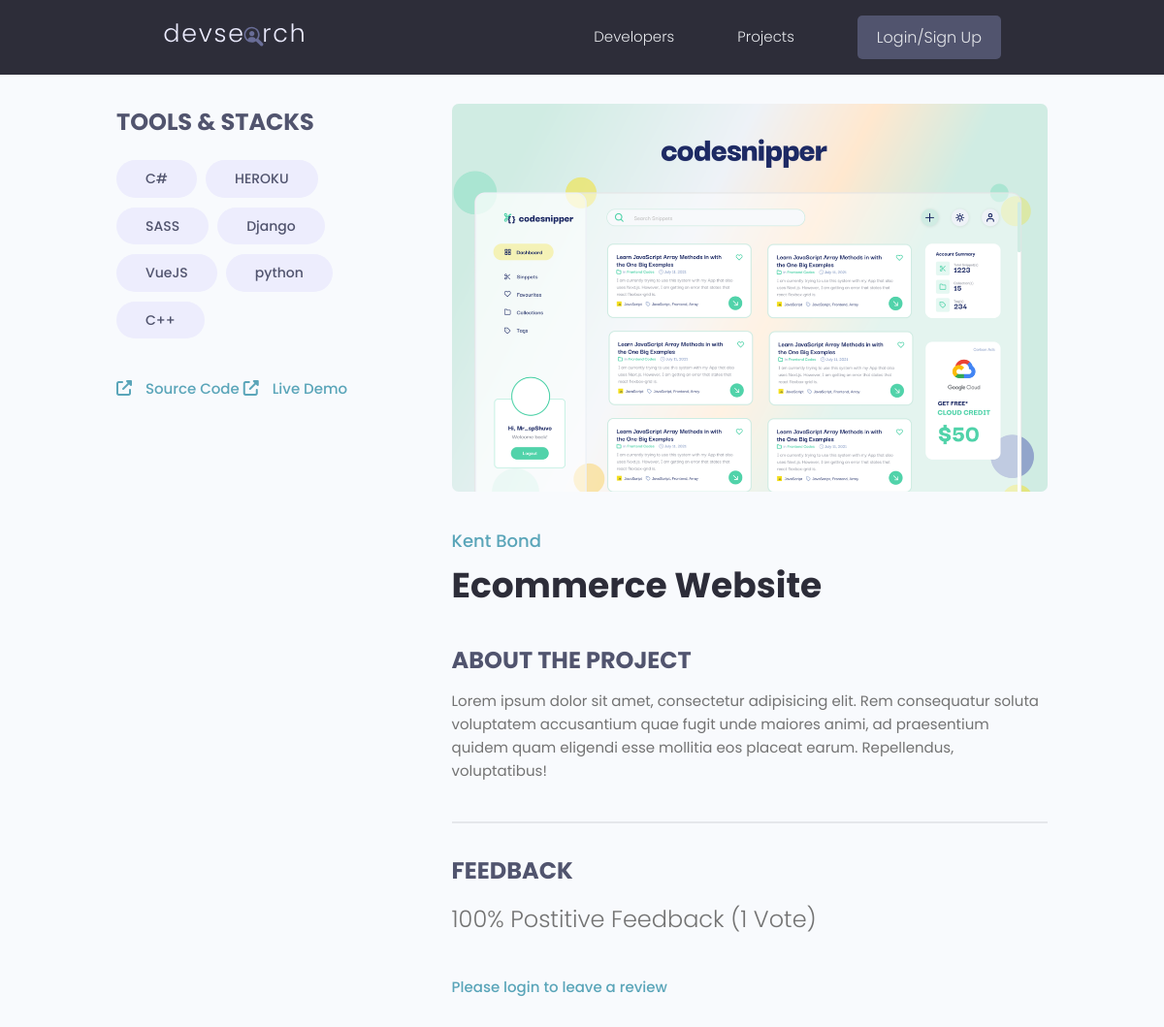
Screenshot of /projects/project/3b88d266-8ebb-46ab-83c5-613b9a89dd50 with the database file from the repository.
### projects/models.py (models this page shows, shortened)
class Tag(models.Model):
    id = models.UUIDField(default=uuid.uuid4, unique=True,
                          primary_key=True, editable=False)
    name = models.CharField(max_length=200)
    created = models.DateTimeField(auto_now_add=True)
    def __str__(self):
        return self.name

class Project(models.Model):
    id = models.UUIDField(default=uuid.uuid4, unique=True,
                          primary_key=True, editable=False)
    owner = models.ForeignKey(
        Profile, null=True, blank=True, on_delete=models.CASCADE)
    title = models.CharField(max_length=200)
    description = models.TextField(null=True, blank=True)
    featured_image = models.ImageField(
        null=True, blank=True, default="default.jpg")
    demo_link = models.CharField(max_length=2000, null=True, blank=True)
    source_link = models.CharField(max_length=2000, null=True, blank=True)
    tags = models.ManyToManyField('Tag', blank=True)
    vote_total = models.IntegerField(default=0, null=True, blank=True)
    vote_ratio = models.IntegerField(default=0, null=True, blank=True)
    created = models.DateTimeField(auto_now_add=True)
    class Meta:
        ordering = ['-vote_ratio', '-vote_total', 'title']
    @property
    def imageURL(self):
        try:
            url = self.featured_image.url
        except:
            url = ''
        return url
    @property
    def reviewers(self):
        queryset = self.review_set.all().values_list('owner__id', flat=True)
        return queryset

### users/models.py (models this page shows, shortened)
class Profile(models.Model):
    id = models.UUIDField(default=uuid.uuid4, unique=True,
                          primary_key=True, editable=False)
    user = models.OneToOneField(
        User, on_delete=models.CASCADE, null=True, blank=True)
    name = models.CharField(max_length=200, blank=True, null=True)
    email = models.EmailField(max_length=500, blank=True, null=True)
    username = models.CharField(max_length=200, blank=True, null=True)
    short_intro = models.CharField(max_length=200, blank=True, null=True)
    bio = models.TextField(blank=True, null=True)
    location = models.CharField(max_length=200, blank=True, null=True)
    profile_image = models.ImageField(
        null=True, blank=True, upload_to="profiles/", default="profiles/user-default.png")
    social_github = models.CharField(max_length=200, blank=True, null=True)
    social_twitter = models.CharField(max_length=200, blank=True, null=True)
    social_linkedin = models.CharField(max_length=200, blank=True, null=True)
    social_youtube = models.CharField(max_length=200, blank=True, null=True)
    social_website = models.CharField(max_length=200, blank=True, null=True)
    created = models.DateTimeField(auto_now_add=True)
    class Meta:
        ordering = ['-created']

### projects/views.py (the view, shortened to what this page needs)
# urls.py: path('project/<str:pk>', views.project, name='project'),
def project(request, pk):
    projectObj = Project.objects.get(id=pk)
    form = ReviewForm()
    tags = projectObj.tags.all()
    context = {'project': projectObj, 'tags': tags, 'form': form}
    return render(request, "projects/single-project.html", context)

### projects/templates/projects/single-project.html (shortened to what this page needs)
{% extends 'main.html' %}
{% block content %}
<main class="singleProject my-md">
    <div class="container">
        <div class="layout">
            <div class="column column--1of3">
                <h3 class="singleProject__subtitle">Tools & Stacks</h3>
                <div class="singleProject__toolStack">
                    {% for tag in tags %}
                    <span class="tag tag--pill tag--sub tag--lg">
                        <small>{{tag}}</small>
                    </span>
                    {% endfor %}
                </div>
                {% if project.source_link %}
                <a class="singleProject__liveLink" href="{{project.source_link}}" target="_blank">
                    <i class="fa-solid fa-up-right-from-square"></i>
                    Source Code
                </a>
                {% endif %}
                {% if project.demo_link %}
                <a class="singleProject__liveLink" href="{{project.demo_link}}" target="_blank">
                    <i class="fa-solid fa-up-right-from-square"></i>
                    Live Demo
                </a>
                {% endif %}
            </div>
            <div class="column column--2of3">
                <img class="singleProject__preview" src="{{ project.imageURL}}" alt="{{project.title|lower|slugify}}" />
                <a href="{% url 'user-profile' project.owner.id %}" class="singleProject__developer">
                    {{ project.owner.name }}
                </a>
                <h2 class="singleProject__title">{{project.title}}</h2>
                <h3 class="singleProject__subtitle">About the Project</h3>
                <div class="singleProject__info">
                    {{project.description}}
                </div>
                <div class="comments">
                    <h3 class="singleProject__subtitle">Feedback</h3>
                    <h5 class="project--rating">
                        {{project.vote_ratio}}% Postitive Feedback ({{project.vote_total}}
                        Vote{{project.vote_total|pluralize:"s"}})
                    </h5>
                    {% if request.user.profile.id in project.reviewers %}
                    <p>You have already submitted your review for this project. </p>
                    {% elif request.user.profile == project.owner %}
                    <p>You cannot review your own work.</p>
                    {% else %}
                    <a href="{% url 'login'%}?next={{request.path}}">Please login to leave a review</a>
                    {% endif %}
                </div>
            </div>
        </div>
    </div>
</main>
{% endblock %}

### static/styles/app.css (style rules this page uses)
:root { --color-sub: #2d2d39; }
img { width: 100%; }
.singleProject .column--1of3 { order: 2; }
@media screen and (min-width: 1081px) { .singleProject .column--1of3 { order: 1; } }
@media screen and (min-width: 1081px) { .singleProject .column--2of3 { order: 2; } }
.singleProject__toolStack { margin-top: 2rem; margin-bottom: 4rem; }
.singleProject__liveLink { font-weight: 500; transition: all 0.3s ease-in-out; border-bottom: 2px solid transparent; }
.singleProject__liveLink i { display: inline-block; font-size: 1.6rem; margin-right: 1rem; }
.singleProject__preview { height: 50vh; object-fit: cover; object-position: top center; margin-bottom: 3rem; border-radius: 0.7rem; }
.singleProject__developer { font-size: 1.8rem; font-weight: 500; }
.singleProject__title { font-size: 3.6rem; font-weight: 700; color: var(--color-sub); margin-bottom: 3rem; }
.project--rating { margin-bottom: 1.6em; margin-top: .5em; }
.singleProject__subtitle { text-transform: uppercase; font-size: 2.4rem; font-weight: 700; color: var(--color-sub-light); margin-bottom: 1rem; }
.comments { margin-top: 4rem; padding-top: 3rem; border-top: 2px solid var(--color-light); }

### static/styles/utilities.css (style rules this page uses)
:root { --space-1: .5rem; --space-2: 1rem; --space-3: 2rem; --space-4: 4rem; }

### static/uikit/styles/modules/_variables.css (style rules this page uses)
:root { --color-main: #5aa5b9; --color-main-light: #e6faff; --color-sub: #3f4156; --color-sub-light: #51546e; --color-sub-lighter: #ededfd; --color-text: #737373; --color-gray: #8b8b8b; --color-light: #e5e7eb; --color-light-gray: #767676; --color-bg: #f8fafd; --color-white: #fffefd; --color-white-light: #f3f3f3; --color-success: #359e64; --color-success-bg: #def8e8; --color-error: #fc4b0b; --color-error-bg: #fff2ee; --font-base: 'Poppins', arial, helvetica, 'Segoe UI', roboto, ubuntu, sans-serif; --font-monospace: 'Fira Code', 'Courier New', courier, monospace; --font-regular: 300; --font-medium: 500; --font-bold: 700; --generic-shadow: 1px 1px 5px #00000010; --generic-transition: all 0.3s ease-in-out; }

### static/uikit/styles/modules/_base.css (style rules this page uses)
* { margin: 0; padding: 0; box-sizing: border-box; text-rendering: optimizeLegibility; color: inherit; font-size: inherit; }
html { font-size: 50%; }
@media only screen and (min-width: 480px) { html { font-size: 56.25%; } }
@media only screen and (min-width: 1200px) { html { font-size: 62.5%; } }
body { line-height: 1.6; font-weight: 400; font-size: 1.5rem; color: var(--color-text); background-color: var(--color-bg); min-height: 100vh; }

### static/uikit/styles/modules/_typography.css (style rules this page uses)
* { font-family: var(--font-base); }
h2 { font-size: 3.6rem; font-weight: var(--font-bold); }
h3 { font-size: 3.2rem; font-weight: var(--font-medium); }
h5 { font-size: 2.4rem; font-weight: var(--font-medium); }
h5, h6 { font-weight: var(--font-regular); }
p, span, strong { font-size: 1.6rem; color: var(--color-text); font-weight: var(--font-regular); }
a { padding-bottom: 2px; text-decoration: none; display: inline-block; color: var(--color-main); font-weight: var(--font-medium); }

### static/uikit/styles/modules/_utilities.css (style rules this page uses)
.container { width: 92%; max-width: 165rem; margin: 0 auto; box-sizing: border-box; }
@media screen and (min-width: 1000px) { .container { width: 90%; } }
@media screen and (min-width: 1200px) { .container { width: 80%; } }
.my-md { margin: 3rem auto; }

### static/uikit/styles/modules/_tag.css (style rules this page uses)
.tag { display: inline-flex; align-items: center; background-color: var(--color-sub); height: -webkit-fit-content; height: -moz-fit-content; height: fit-content; width: -webkit-fit-content; width: -moz-fit-content; width: fit-content; border-radius: 0.5rem; padding: 0.5rem 1.5rem; font-size: 1.2rem; cursor: pointer; }
.tag:not(:last-child) { margin-right: 0.25rem; margin-bottom: 0.75rem; }
.tag > small { color: var(--color-white); }
.tag--pill { border-radius: 5rem; }
.tag--sub, .tag--sub > small { background: var(--color-sub-lighter); color: var(--color-sub-light); font-weight: 500; }
.tag--lg { padding: 0.8rem 3rem; font-size: 1.4rem; }
.tag--lg:not(:last-child) { margin-right: 0.5rem; margin-bottom: 1rem; }

### static/uikit/styles/modules/_layout.css (style rules this page uses)
.layout { display: flex; flex-flow: row wrap; justify-content: space-between; }
.layout > .column { margin-bottom: 3rem; }
.layout > .column.column--1of3 { flex-basis: 30%; }
.layout > .column.column--2of3 { flex-basis: 64%; }

### rows the page displays
Tag: name "C#"
Tag: name "HEROKU"
Tag: name "SASS"
Tag: name "Django"
Tag: name "VueJS"
Tag: name "python"
Tag: name "C++"
Project: imageURL (picture), owner.name "Kent Bond", title "Ecommerce Website", description "Lorem ipsum dolor sit amet, consectetur adipisicing elit. Rem consequatur soluta voluptatem accusantium quae fugit unde maiores animi, ad praesentium quidem quam eligendi esse mollitia eos placeat earum. Repellendus, voluptatibus!", vote_ratio "100", vote_total "1"
